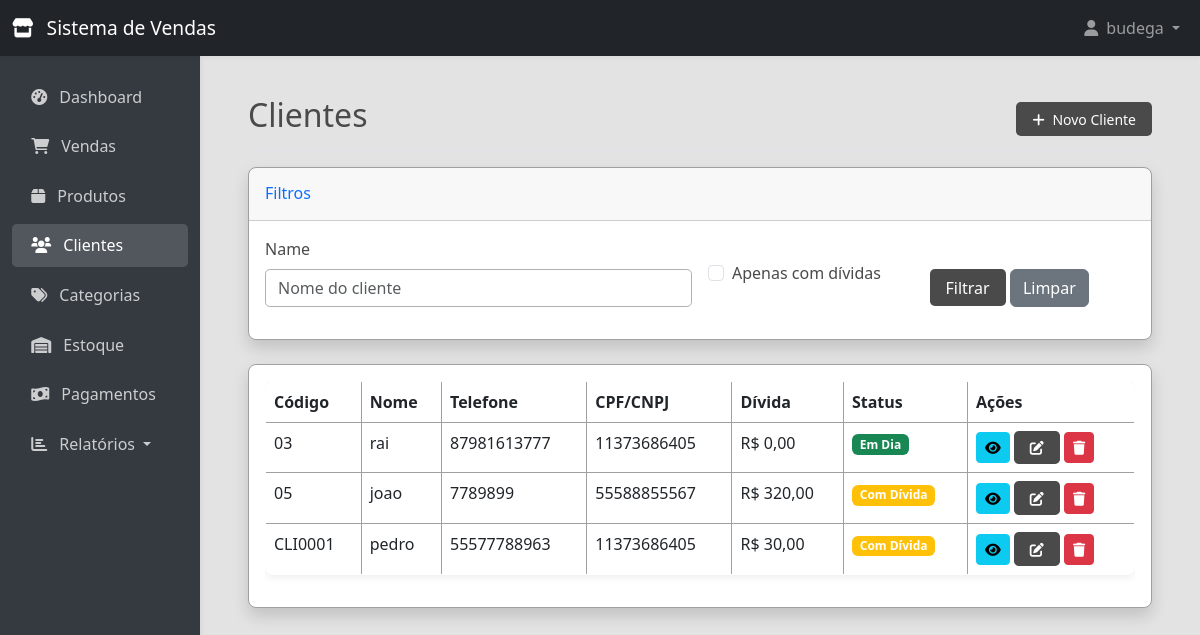
/clients/ (signed in), run on an earlier commit of the app's database.
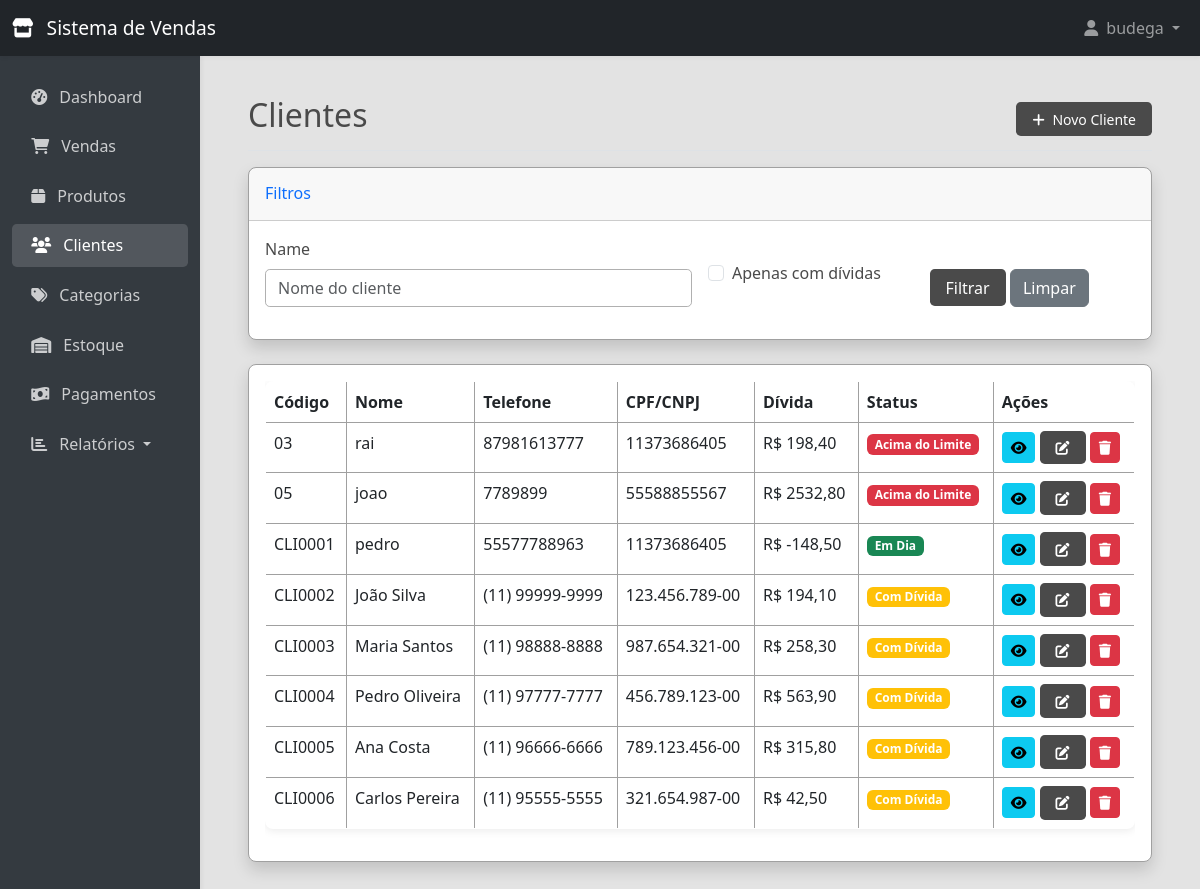
And on a later commit of the database.
### store/models.py (models this page shows, shortened)
class Client(models.Model):
    code = models.CharField(max_length=20, unique=True, verbose_name="Código")
    name = models.CharField(max_length=100, verbose_name="Nome")
    cpf_cnpj = models.CharField(max_length=20, blank=True, null=True, verbose_name="CPF/CNPJ")
    phone = models.CharField(max_length=20, verbose_name="Telefone")
    address = models.TextField(blank=True, null=True, verbose_name="Endereço")
    email = models.EmailField(blank=True, null=True, verbose_name="E-mail")
    credit_limit = models.DecimalField(max_digits=10, decimal_places=2, default=0, validators=[MinValueValidator(0)], verbose_name="Limite de Crédito")
    created_at = models.DateTimeField(auto_now_add=True, verbose_name="Data de Cadastro")
    updated_at = models.DateTimeField(auto_now=True, verbose_name="Última Atualização")
    class Meta:
        verbose_name = "Cliente"
        verbose_name_plural = "Clientes"
        ordering = ['name']
    @property
    def total_debt(self):
        if not hasattr(self, '_total_debt'):
            self._total_debt = (
                self.sales.filter(status='pendente').aggregate(
                    total=Sum('total_amount')
                )['total'] or 0
            ) - (
                self.payments.filter(
                    sale__status='pendente'
                ).aggregate(
                    total=Sum('amount')
                )['total'] or 0
            )
        return self._total_debt
    @property
    def is_over_limit(self):
        return self.total_debt > self.credit_limit and self.credit_limit > 0

### store/views.py (the view)
# urls.py: path('clients/', views.client_list, name='client_list'),
@login_required
def client_list(request):
    clients = Client.objects.all()
    name = request.GET.get('name')
    has_debt = request.GET.get('has_debt')
    if name:
        clients = clients.filter(name__icontains=name)
    clients = clients.annotate(
        annotated_debt=Sum(
            'sales__total_amount',
            filter=Q(sales__status='pendente'),
            default=0
        ) - Sum(
            'payments__amount',
            filter=Q(payments__sale__status='pendente'),
            default=0
        )
    )
    if has_debt:
        clients = clients.filter(annotated_debt__gt=0)
    paginator = Paginator(clients, 10)
    page_number = request.GET.get('page')
    page_obj = paginator.get_page(page_number)
    form = ClientSearchForm(request.GET or None)
    context = {
        'page_obj': page_obj,
        'form': form,
    }
    return render(request, 'store/client/list.html', context)

### store/forms.py
class ClientSearchForm(forms.Form):
    name = forms.CharField(required=False, widget=forms.TextInput(attrs={'class': 'form-control', 'placeholder': 'Nome do cliente'}))
    has_debt = forms.BooleanField(required=False, widget=forms.CheckboxInput(attrs={'class': 'form-check-input'}))

### templates/store/client/list.html (shortened to what this page needs)
{% extends 'base.html' %}
{% load crispy_forms_tags %}
{% block content %}
<div class="d-flex justify-content-between flex-wrap flex-md-nowrap align-items-center pt-3 pb-2 mb-3 border-bottom">
    <h1 class="h2">Clientes</h1>
    <div class="btn-toolbar mb-2 mb-md-0">
        <a href="{% url 'client_create' %}" class="btn btn-sm btn-primary">
            <i class="fas fa-plus me-1"></i> Novo Cliente
        </a>
    </div>
</div>
<div class="card shadow mb-4">
    <div class="card-header py-3">
        <h6 class="m-0 font-weight-bold text-primary">Filtros</h6>
    </div>
    <div class="card-body">
        <form method="get" class="row g-3">
            <div class="col-md-6">
                {{ form.name|as_crispy_field }}
            </div>
            <div class="col-md-3">
                <div class="form-check mt-4">
                    {{ form.has_debt }}
                    <label class="form-check-label" for="{{ form.has_debt.id_for_label }}">
                        Apenas com dívidas
                    </label>
                </div>
            </div>
            <div class="col-md-3">
                <label class="form-label">&nbsp;</label>
                <div>
                    <button type="submit" class="btn btn-primary">Filtrar</button>
                    <a href="{% url 'client_list' %}" class="btn btn-secondary">Limpar</a>
                </div>
            </div>
        </form>
    </div>
</div>
<div class="card shadow mb-4">
    <div class="card-body">
        <div class="table-responsive">
            <table class="table table-bordered table-hover">
                <thead>
                    <tr>
                        <th>Código</th>
                        <th>Nome</th>
                        <th>Telefone</th>
                        <th>CPF/CNPJ</th>
                        <th>Dívida</th>
                        <th>Status</th>
                        <th>Ações</th>
                    </tr>
                </thead>
                <tbody>
                    {% for client in page_obj %}
                    <tr>
                        <td>{{ client.code }}</td>
                        <td>{{ client.name }}</td>
                        <td>{{ client.phone }}</td>
                        <td>{{ client.cpf_cnpj|default:"-" }}</td>
                        <td>R$ {{ client.annotated_debt|floatformat:2 }}</td>
                        <td>
                            {% if client.annotated_debt > 0 %}
                                {% if client.is_over_limit %}
                                <span class="badge bg-danger">Acima do Limite</span>
                                {% else %}
                                <span class="badge bg-warning">Com Dívida</span>
                                {% endif %}
                            {% else %}
                            <span class="badge bg-success">Em Dia</span>
                            {% endif %}
                        </td>
                        <td>
                            <a href="{% url 'client_detail' client.id %}" class="btn btn-sm btn-info">
                                <i class="fas fa-eye"></i>
                            </a>
                            <a href="{% url 'client_update' client.id %}" class="btn btn-sm btn-primary">
                                <i class="fas fa-edit"></i>
                            </a>
                            <a href="{% url 'client_delete' client.id %}" class="btn btn-sm btn-danger">
                                <i class="fas fa-trash"></i>
                            </a>
                        </td>
                    </tr>
                    {% empty %}
                    <tr>
                        <td colspan="7" class="text-center">Nenhum cliente encontrado.</td>
                    </tr>
                    {% endfor %}
                </tbody>
            </table>
        </div>
    </div>
</div>
{% endblock %}

### templates/base.html (shortened to what this page needs)
<!DOCTYPE html>
<html lang="pt-br">
<head>
    <link href="https://cdn.jsdelivr.net/npm/bootstrap@5.3.0-alpha1/dist/css/bootstrap.min.css" rel="stylesheet">
    <link rel="stylesheet" href="https://cdnjs.cloudflare.com/ajax/libs/font-awesome/6.0.0/css/all.min.css">
</head>
<body>
    <nav class="navbar navbar-expand-lg navbar-dark bg-dark">
        <div class="container-fluid">
            <a class="navbar-brand" href="{% url 'dashboard' %}">
                <i class="fas fa-store me-2"></i>
                Sistema de Vendas
            </a>
            <div class="collapse navbar-collapse" id="navbarNav">
                <ul class="navbar-nav ms-auto">
                    {% if user.is_authenticated %}
                    <li class="nav-item dropdown">
                        <a class="nav-link dropdown-toggle" href="#" id="userDropdown" role="button" data-bs-toggle="dropdown">
                            <i class="fas fa-user me-1"></i> {{ user.username }}
                        </a>
                    </li>
                    {% else %}
                    <li class="nav-item">
                        <a class="nav-link" href="{% url 'login' %}">Entrar</a>
                    </li>
                    {% endif %}
                </ul>
            </div>
        </div>
    </nav>
    <div class="container-fluid">
        <div class="row">
            {% if user.is_authenticated %}
            <div class="col-md-3 col-lg-2 d-md-block sidebar" id="sidebar">
                <div class="position-sticky pt-3">
                    <ul class="nav flex-column">
                        <li class="nav-item">
                            <a class="nav-link {% if request.path == '/' %}active{% endif %}" href="{% url 'dashboard' %}">
                                <i class="fas fa-tachometer-alt me-2"></i> Dashboard
                            </a>
                        </li>
                        <li class="nav-item">
                            <a class="nav-link {% if '/sales/' in request.path %}active{% endif %}" href="{% url 'sale_list' %}">
                                <i class="fas fa-shopping-cart me-2"></i> Vendas
                            </a>
                        </li>
                        <li class="nav-item">
                            <a class="nav-link {% if '/products/' in request.path %}active{% endif %}" href="{% url 'product_list' %}">
                                <i class="fas fa-box me-2"></i> Produtos
                            </a>
                        </li>
                        <li class="nav-item">
                            <a class="nav-link {% if '/clients/' in request.path %}active{% endif %}" href="{% url 'client_list' %}">
                                <i class="fas fa-users me-2"></i> Clientes
                            </a>
                        </li>
                        <li class="nav-item">
                            <a class="nav-link {% if '/categories/' in request.path %}active{% endif %}" href="{% url 'category_list' %}">
                                <i class="fas fa-tags me-2"></i> Categorias
                            </a>
                        </li>
                        <li class="nav-item">
                            <a class="nav-link {% if '/stock/' in request.path %}active{% endif %}" href="{% url 'stock_movement_list' %}">
                                <i class="fas fa-warehouse me-2"></i> Estoque
                            </a>
                        </li>
                        <li class="nav-item">
                            <a class="nav-link {% if '/payments/' in request.path %}active{% endif %}" href="{% url 'payment_list' %}">
                                <i class="fas fa-money-bill-wave me-2"></i> Pagamentos
                            </a>
                        </li>
                        <li class="nav-item dropdown">
                            <a class="nav-link dropdown-toggle {% if '/reports/' in request.path %}active{% endif %}"
                               href="#" id="reportsDropdown" role="button" data-bs-toggle="dropdown">
                                <i class="fas fa-chart-bar me-2"></i> Relatórios
                            </a>
                        </li>
                    </ul>
                </div>
            </div>
            <main class="col-md-9 ms-sm-auto col-lg-10 px-md-4">
            {% else %}
            <main class="col-12">
            {% endif %}
                <div class="content">
                    {% block content %}{% endblock %}
                </div>
            </main>
        </div>
    </div>
</body>
</html>

### templates/base.html (style rules this page uses)
:root { --primary-color: #4a4a4a; --secondary-color: #6c757d; --success-color: #28a745; --warning-color: #ffc107; --danger-color: #dc3545; --dark-color: #343a40; --light-color: #f8f9fa; --card-bg: #ffffff; --card-shadow: 0 2px 8px rgba(0,0,0,0.08); --card-border: #a0a0a0; --input-bg: #ffffff; --input-border: #b0b0b0; --input-shadow: 0 0 0 2px rgba(108,117,125,0.1); }
body { font-family: system-ui, -apple-system, BlinkMacSystemFont, 'Segoe UI', Roboto, Oxygen, Ubuntu, Cantarell, sans-serif; background-color: #e3e3e3; color: #4a4a4a; }
.navbar { background-color: var(--dark-color); box-shadow: 0 2px 4px rgba(0,0,0,0.05); }
.navbar-brand { font-weight: 500; font-size: 1.2rem; }
.sidebar { min-height: calc(100vh - 56px); background-color: var(--dark-color); box-shadow: 2px 0 4px rgba(0,0,0,0.05); transition: transform 0.3s ease-in-out; }
.sidebar .nav-link { color: rgba(255, 255, 255, 0.75); padding: 0.6rem 1.2rem; margin: 0.2rem 0; border-radius: 0.3rem; transition: all 0.2s ease; }
.sidebar .nav-link.active { color: #fff; background-color: rgba(255, 255, 255, 0.15); }
.content { padding: 1.5rem; }
.card { border: 1px solid var(--card-border); border-radius: 0.5rem; background-color: var(--card-bg); box-shadow: var(--card-shadow); transition: box-shadow 0.2s ease; }
.table { background: var(--card-bg); border-radius: 0.5rem; overflow: hidden; box-shadow: var(--card-shadow); border: 1px solid var(--card-border); }
.table th, .table td { border-color: var(--card-border); white-space: nowrap; }
.btn-primary { background-color: var(--primary-color); border: none; padding: 0.4rem 1rem; border-radius: 0.3rem; font-weight: 500; }
.form-control, select { background-color: var(--input-bg) !important; border: 1px solid var(--input-border) !important; border-radius: 0.3rem; font-weight: 400; color: var(--primary-color); }
label { font-weight: 500; color: var(--primary-color); }

What changed in the data, as far as the page shows it:
computed for Client "rai": annotated_debt "0,00" → "198,40"; text "Em Dia" → "Acima do Limite"
computed for Client "joao": annotated_debt "320,00" → "2532,80"; text "Com Dívida" → "Acima do Limite"
computed for Client "CLI0001": annotated_debt "30,00" → "-148,50"; text "Com Dívida" → "Em Dia"
added Client: code "CLI0002", name "João Silva", phone "(11) 99999-9999", cpf_cnpj "123.456.789-00", annotated_debt "194,10", credit_limit "Com Dívida"
added Client: code "CLI0003", name "Maria Santos", phone "(11) 98888-8888", cpf_cnpj "987.654.321-00", annotated_debt "258,30", credit_limit "Com Dívida"
added Client: code "CLI0004", name "Pedro Oliveira", phone "(11) 97777-7777", cpf_cnpj "456.789.123-00", annotated_debt "563,90", credit_limit "Com Dívida"
added Client: code "CLI0005", name "Ana Costa", phone "(11) 96666-6666", cpf_cnpj "789.123.456-00", annotated_debt "315,80", credit_limit "Com Dívida"
added Client: code "CLI0006", name "Carlos Pereira", phone "(11) 95555-5555", cpf_cnpj "321.654.987-00", annotated_debt "42,50", credit_limit "Com Dívida"
